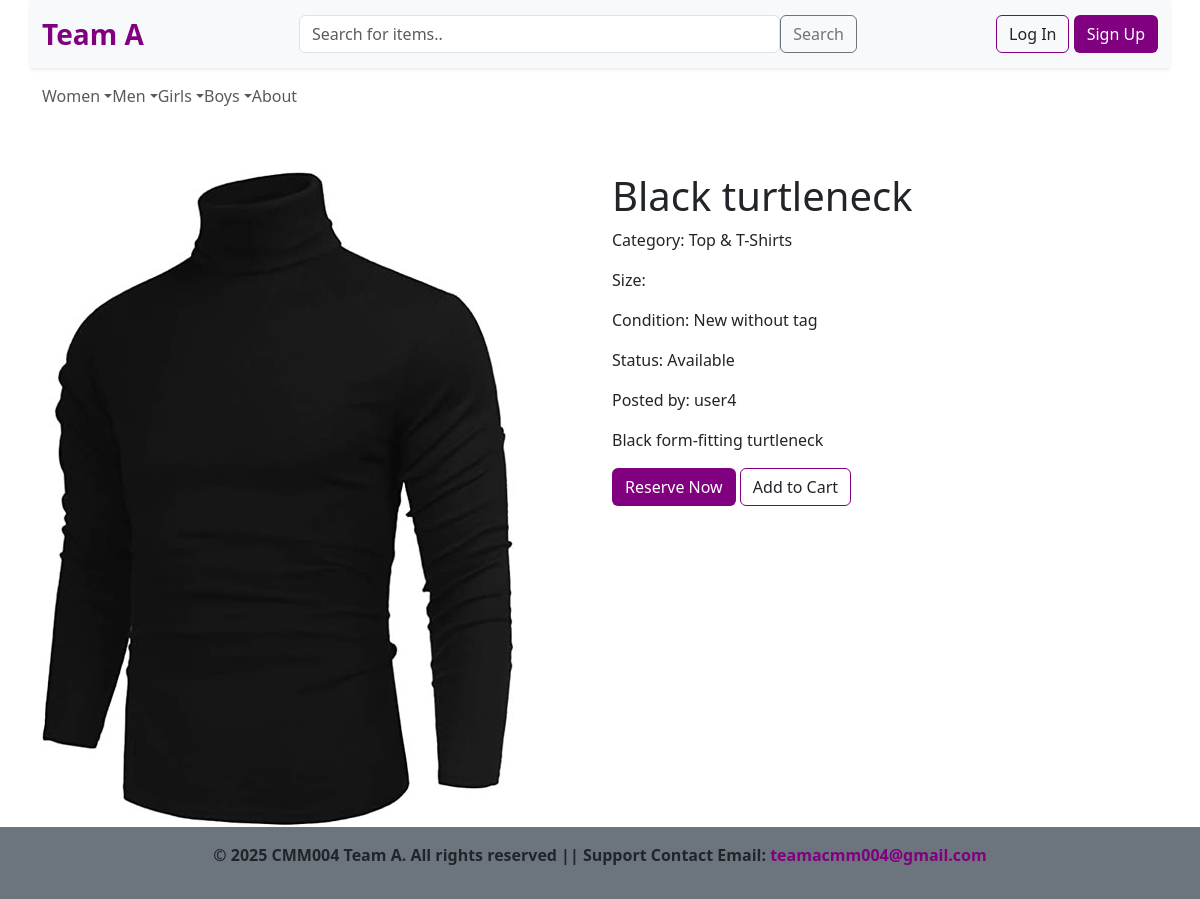
The page /item.php?id=23 on the database its author committed.
### tables this page shows
CREATE TABLE `categories` (
  `category_id` int(11) NOT NULL,
  `category_name` varchar(20) NOT NULL,
  `parent_category_id` int(11) DEFAULT NULL
);

CREATE TABLE `items` (
  `item_id` int(11) NOT NULL,
  `user_id` int(11) NOT NULL,
  `category_id` int(11) NOT NULL,
  `status_id` int(11) NOT NULL,
  `size_id` int(11) DEFAULT NULL,
  `condition_id` int(11) NOT NULL,
  `title` varchar(75) NOT NULL,
  `description` text DEFAULT NULL,
  `date_added` datetime DEFAULT current_timestamp(),
  `date_altered` datetime DEFAULT curdate() ON UPDATE current_timestamp()
);

CREATE TABLE `conditions` (
  `condition_id` int(11) NOT NULL,
  `condition_name` varchar(50) NOT NULL
);

CREATE TABLE `statuses` (
  `status_id` int(11) NOT NULL,
  `status_name` varchar(20) NOT NULL
);

CREATE TABLE `users` (
  `user_id` int(11) NOT NULL,
  `username` varchar(50) NOT NULL,
  `email` varchar(100) NOT NULL,
  `password_hash` varchar(255) NOT NULL,
  `role` enum('user','admin') DEFAULT 'user',
  `date_joined` datetime DEFAULT current_timestamp(),
  `date_updated` datetime DEFAULT current_timestamp() ON UPDATE current_timestamp()
);

### item.php (the view, shortened to what this page needs)
<?php
require_once "connect.php";
$item_id = filter_input(INPUT_GET, 'id', FILTER_VALIDATE_INT);
$sql = "SELECT Items.*, Sizes.size_name, Conditions.condition_name, Statuses.status_name, Users.username,
            (SELECT image_path FROM ItemImages WHERE item_id = Items.item_id LIMIT 1) AS image_path
        FROM Items LEFT JOIN Sizes ON Items.size_id = Sizes.size_id LEFT JOIN Conditions ON Items.condition_id = Conditions.condition_id
        LEFT JOIN Statuses ON Items.status_id = Statuses.status_id LEFT JOIN Users ON Items.user_id = Users.user_id WHERE Items.item_id = ?";
$stmt = $conn->prepare($sql);
$stmt->execute([$item_id]);
$item = $stmt->fetch(PDO::FETCH_ASSOC);
$item['image_path'] = $item['image_path'] ?? null;
$sql = "SELECT C1.category_id AS grandparent_id,C1.category_name AS grandparent_name,
C2.category_id AS parent_id,C2.category_name AS parent_name,
C3.category_id AS child_id,C3.category_name AS child_name
FROM Categories C1
LEFT JOIN Categories C2 ON C1.category_id=C2.parent_category_id
LEFT JOIN Categories C3 ON C2.category_id=C3.parent_category_id
WHERE C3.category_id=?";
$stmt = $conn->prepare($sql);
$stmt->execute([$item['category_id']]);
$path = $stmt->fetch(PDO::FETCH_ASSOC);
?>
<!DOCTYPE html>
<html lang="en">
<head>
    <link rel="stylesheet" href="assets/css/bootstrap.css">
    <link rel="stylesheet" href="assets/css/style.css">
</head>
<body>
    <?php include 'header.php'; ?>
    <main class="container ">
        <div class="row">
            <div class="col-md-6">
                <img src="<?php echo $item['image_path']; ?>" class="img-fluid" alt="<?php echo $item['title']; ?>">
            </div>
            <div class="col-md-6">
                <h1><?php echo $item['title']; ?></h1>
                <p>Category: <?php echo $path['child_name']; ?></p>
                <p>Size: <?php echo $item['size_name']; ?></p>
                <p>Condition: <?php echo $item['condition_name']; ?></p>
                <p>Status: <?php echo $item['status_name']; ?></p>
                <p>Posted by: <?php echo $item['username']; ?></p>
                <p><?php echo $item['description']; ?></p>
                <div>
                    <button class="btn btn-purple" onclick="reserveItem(<?php echo $item['item_id']; ?>)">Reserve
                        Now</button>
                    <button id="addToCart" class="btn btn-outline-purple add-to-cart" data-item-id="<?php echo $item['item_id']; ?>">Add to
                        Cart</button>
                </div>
            </div>
        </div>
    </main>
</body>
<footer class="bg-secondary text-center fw-bold py-3">
  <p>&copy; 2025 CMM004 Team A. All rights reserved ||  Support Contact Email:
  <a href="mailto:teamacmm004@gmail.com" class="text-decoration-none text-purple">teamacmm004@gmail.com</a> </p>
</footer>
</html>

### header.php (shortened to what this page needs)
<?php
require_once "connect.php";
?>
<header class="mb-5 sticky-top">
        <nav class="container d-flex flex-nowrap navbar bg-light shadow-sm ">
            <div class="container">
                <a href="index.php" class="navbar-brand fw-bold text-purple fs-3">Team A</a>
                <form class="d-flex mx-auto w-50" id="searchForm" role="search">
                    <input id="searchInput" class="form-control" type="search" name="searchTerm" placeholder="Search for items..">
                    <button class="btn btn-outline-secondary" type="submit">Search</button>
                </form>
                <div>
                    <?php if (isset($_SESSION['user_id'])): ?>
                        <?php if (isset($_SESSION['role']) && $_SESSION['role'] === 'user'): ?>
                            <a href="cart.php" class="btn btn-outline-purple text-nowrap">Cart <span id="cart-counter">0</span></a>
                            <a href="profile.php" class="btn btn-purple text-nowrap">Profile</a>
                        <?php endif; ?>
                        <?php if (isset($_SESSION['role']) && $_SESSION['role'] === 'admin'): ?>
                            <a href="View_Reservations.html" class="btn btn-purple text-nowrap">Search reservations</a>
                            <a href="profile_admin.php" class="btn btn-purple text-nowrap">Profile</a>
                        <?php endif; ?>
                    <a href="logout.php" class="btn btn-outline-secondary text-nowrap">Log Out</a>
                    <?php else: ?>
                    <button class="btn btn-outline-purple text-nowrap" onclick="window.location.href='login_form.html'">Log
                        In</button>
                    <button class="btn btn-purple text-nowrap" onclick="window.location.href='signup.html'">Sign Up</button>
                    <?php endif; ?>
                </div>
            </div>
        </nav>
        <nav class="navbar">
            <div class="container">
                <ul class="navbar-nav me-auto mb-lg-0 d-flex flex-row">
                    <?php
                    $sql = "SELECT * FROM Categories WHERE parent_category_id IS NULL";
                    $stmt = $conn->query($sql);
                    $grandparent_categories = $stmt->fetchAll(PDO::FETCH_ASSOC);
                    foreach ($grandparent_categories as $grandparent) {
                        echo '
                        <li class="nav-item dropdown">
                            <a class="nav-link dropdown-toggle" href="#" id="navbarDropdown' . $grandparent['category_id'] . '" role="button"
                            data-bs-toggle="dropdown" aria-expanded="false">' . $grandparent['category_name'] . '</a>
                            <ul class="dropdown-menu" aria-labelledby="navbarDropdown' . $grandparent['category_id'] . '">';
                        echo '
                            </ul>
                        </li>';
                    }
                    ?>
                    <li class="nav-item me-3">
                        <a class="nav-link" href="about.html">About</a>
                    </li>
                </ul>
            </div>
        </nav>
    </header>

### assets/css/style.css (style rules this page uses)
.text-purple { color: purple; }
.btn-outline-purple { border-color: purple; }
.btn-purple { color: white; background-color: purple; }
body { display: flex; flex-direction: column; min-height: 100vh; }
main { flex: 1; }
footer { margin-top: auto; }

### rows shown on the page
categories: category_name "Women"
categories: category_name "Men", categories.category_name "Top & T-Shirts"
categories: category_name "Girls"
categories: category_name "Boys"
items: title "Black turtleneck", condition.condition_name "New without tag", status.status_name "Available", user.username "user4", description "Black form-fitting turtleneck"
